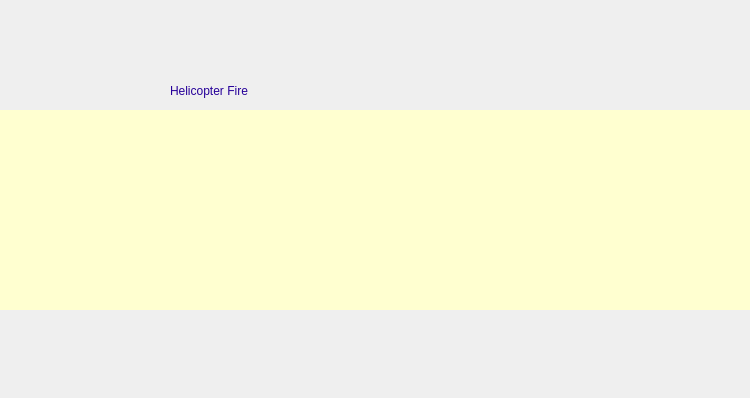
<?xml version="1.0" encoding="UTF-8"?>
<ui version="4.0">
 <class>Dialog</class>
 <widget class="QDialog" name="Dialog">
  <property name="geometry">
   <rect>
    <x>0</x>
    <y>0</y>
    <width>750</width>
    <height>398</height>
   </rect>
  </property>
  <property name="windowTitle">
   <string>Dialog</string>
  </property>
  <property name="styleSheet">
   <string notr="true"/>
  </property>
  <widget class="QPushButton" name="Login">
   <property name="geometry">
    <rect>
     <x>320</x>
     <y>200</y>
     <width>101</width>
     <height>31</height>
    </rect>
   </property>
   <property name="styleSheet">
    <string notr="true">background-color: rgb(39, 86, 255);
color: rgb(255, 255, 255);
font: 17pt &quot;Franklin Gothic Demi Cond&quot;;</string>
   </property>
   <property name="text">
    <string>Login</string>
   </property>
  </widget>
  <widget class="QPushButton" name="Sign_in">
   <property name="geometry">
    <rect>
     <x>320</x>
     <y>270</y>
     <width>101</width>
     <height>31</height>
    </rect>
   </property>
   <property name="styleSheet">
    <string notr="true">background-color: rgb(39, 86, 255);
color: rgb(255, 255, 255);
font: 17pt &quot;Franklin Gothic Demi Cond&quot;;</string>
   </property>
   <property name="text">
    <string>Sign in</string>
   </property>
  </widget>
  <widget class="QLabel" name="label_6">
   <property name="geometry">
    <rect>
     <x>0</x>
     <y>0</y>
     <width>751</width>
     <height>401</height>
    </rect>
   </property>
   <property name="text">
    <string/>
   </property>
   <property name="pixmap">
    <pixmap>data/bg.png</pixmap>
   </property>
  </widget>
  <widget class="QLabel" name="label">
   <property name="geometry">
    <rect>
     <x>170</x>
     <y>40</y>
     <width>441</width>
     <height>101</height>
    </rect>
   </property>
   <property name="styleSheet">
    <string notr="true">font: 48pt &quot;Bebas Neue&quot;;
color: rgb(38, 0, 153);</string>
   </property>
   <property name="text">
    <string>Helicopter Fire</string>
   </property>
  </widget>
  <widget class="QWidget" name="neterror" native="true">
   <property name="geometry">
    <rect>
     <x>0</x>
     <y>0</y>
     <width>751</width>
     <height>401</height>
    </rect>
   </property>
   <widget class="QLabel" name="nonet">
    <property name="geometry">
     <rect>
      <x>0</x>
      <y>110</y>
      <width>750</width>
      <height>200</height>
     </rect>
    </property>
    <property name="styleSheet">
     <string notr="true">background-color: rgb(255, 255, 208);</string>
    </property>
    <property name="text">
     <string/>
    </property>
    <property name="pixmap">
     <pixmap>data/net error.png</pixmap>
    </property>
   </widget>
  </widget>
  <zorder>label_6</zorder>
  <zorder>Login</zorder>
  <zorder>Sign_in</zorder>
  <zorder>label</zorder>
  <zorder>neterror</zorder>
 </widget>
 <resources/>
 <connections/>
</ui>
